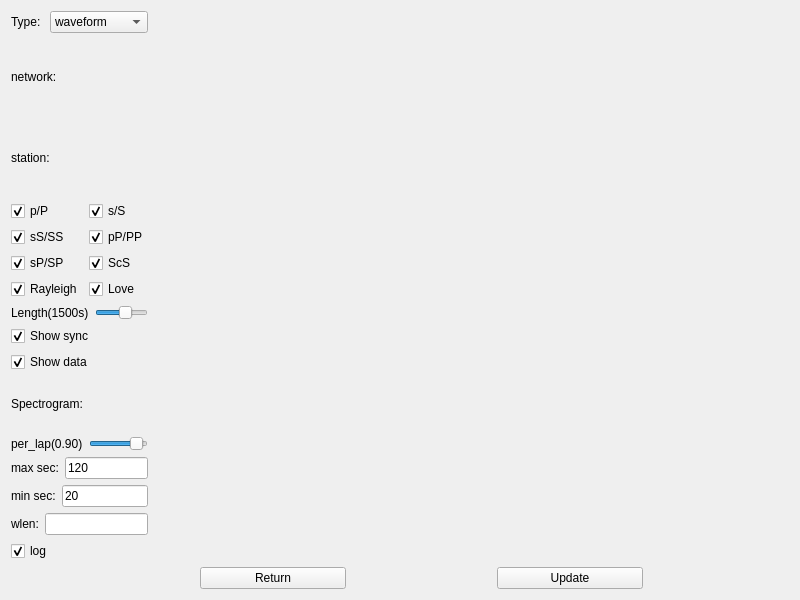
<?xml version="1.0" encoding="UTF-8"?>
<ui version="4.0">
 <class>waveforms</class>
 <widget class="QDialog" name="waveforms">
  <property name="geometry">
   <rect>
    <x>0</x>
    <y>0</y>
    <width>800</width>
    <height>600</height>
   </rect>
  </property>
  <property name="windowTitle">
   <string>Dialog</string>
  </property>
  <layout class="QGridLayout" name="gridLayout_2">
   <item row="0" column="0">
    <layout class="QVBoxLayout" name="verticalLayout_5" stretch="5,1">
     <item>
      <layout class="QHBoxLayout" name="horizontalLayout_8" stretch="1,20">
       <item>
        <layout class="QVBoxLayout" name="verticalLayout_4">
         <item>
          <layout class="QVBoxLayout" name="verticalLayout_3">
           <item>
            <layout class="QHBoxLayout" name="horizontalLayout">
             <item>
              <widget class="QLabel" name="label">
               <property name="text">
                <string>Type:</string>
               </property>
              </widget>
             </item>
             <item>
              <widget class="QComboBox" name="comboBox_type">
               <item>
                <property name="text">
                 <string>waveform</string>
                </property>
               </item>
               <item>
                <property name="text">
                 <string>spectrogram</string>
                </property>
               </item>
              </widget>
             </item>
            </layout>
           </item>
           <item>
            <layout class="QHBoxLayout" name="horizontalLayout_2" stretch="1,1">
             <item>
              <widget class="QLabel" name="label_2">
               <property name="text">
                <string>network:</string>
               </property>
              </widget>
             </item>
             <item>
              <widget class="QLabel" name="label_network">
               <property name="text">
                <string/>
               </property>
              </widget>
             </item>
            </layout>
           </item>
           <item>
            <layout class="QHBoxLayout" name="horizontalLayout_3" stretch="1,1">
             <item>
              <widget class="QLabel" name="label_4">
               <property name="text">
                <string>station:</string>
               </property>
              </widget>
             </item>
             <item>
              <widget class="QLabel" name="label_station">
               <property name="text">
                <string/>
               </property>
              </widget>
             </item>
            </layout>
           </item>
          </layout>
         </item>
         <item>
          <layout class="QGridLayout" name="gridLayout">
           <item row="0" column="0">
            <widget class="QCheckBox" name="checkBox_p">
             <property name="text">
              <string>p/P</string>
             </property>
             <property name="checked">
              <bool>true</bool>
             </property>
            </widget>
           </item>
           <item row="2" column="2">
            <widget class="QCheckBox" name="checkBox_scs">
             <property name="text">
              <string>ScS</string>
             </property>
             <property name="checked">
              <bool>true</bool>
             </property>
            </widget>
           </item>
           <item row="1" column="2">
            <widget class="QCheckBox" name="checkBox_pp">
             <property name="text">
              <string>pP/PP</string>
             </property>
             <property name="checked">
              <bool>true</bool>
             </property>
            </widget>
           </item>
           <item row="3" column="0" colspan="2">
            <widget class="QCheckBox" name="checkBox_rayleigh">
             <property name="text">
              <string>Rayleigh</string>
             </property>
             <property name="checked">
              <bool>true</bool>
             </property>
            </widget>
           </item>
           <item row="3" column="2">
            <widget class="QCheckBox" name="checkBox_love">
             <property name="text">
              <string>Love</string>
             </property>
             <property name="checked">
              <bool>true</bool>
             </property>
            </widget>
           </item>
           <item row="2" column="0" colspan="2">
            <widget class="QCheckBox" name="checkBox_sp">
             <property name="text">
              <string>sP/SP</string>
             </property>
             <property name="checked">
              <bool>true</bool>
             </property>
            </widget>
           </item>
           <item row="1" column="0" colspan="2">
            <widget class="QCheckBox" name="checkBox_ss">
             <property name="text">
              <string>sS/SS</string>
             </property>
             <property name="checked">
              <bool>true</bool>
             </property>
            </widget>
           </item>
           <item row="0" column="2">
            <widget class="QCheckBox" name="checkBox_s">
             <property name="text">
              <string>s/S</string>
             </property>
             <property name="checked">
              <bool>true</bool>
             </property>
            </widget>
           </item>
          </layout>
         </item>
         <item>
          <layout class="QVBoxLayout" name="verticalLayout_2">
           <item>
            <layout class="QHBoxLayout" name="horizontalLayout_4">
             <item>
              <widget class="QLabel" name="label_length">
               <property name="text">
                <string>Length(1500s)</string>
               </property>
              </widget>
             </item>
             <item>
              <widget class="QSlider" name="horizontalSlider_length">
               <property name="minimum">
                <number>100</number>
               </property>
               <property name="maximum">
                <number>2400</number>
               </property>
               <property name="value">
                <number>1500</number>
               </property>
               <property name="orientation">
                <enum>Qt::Horizontal</enum>
               </property>
              </widget>
             </item>
            </layout>
           </item>
           <item>
            <widget class="QCheckBox" name="checkBox_show_sync">
             <property name="text">
              <string>Show sync</string>
             </property>
             <property name="checked">
              <bool>true</bool>
             </property>
            </widget>
           </item>
           <item>
            <widget class="QCheckBox" name="checkBox_show_data">
             <property name="text">
              <string>Show data</string>
             </property>
             <property name="checked">
              <bool>true</bool>
             </property>
            </widget>
           </item>
          </layout>
         </item>
         <item>
          <layout class="QVBoxLayout" name="verticalLayout">
           <item>
            <widget class="QLabel" name="label_9">
             <property name="text">
              <string>Spectrogram:</string>
             </property>
            </widget>
           </item>
           <item>
            <layout class="QHBoxLayout" name="horizontalLayout_6">
             <item>
              <widget class="QLabel" name="label_per_lap">
               <property name="text">
                <string>per_lap(0.90)</string>
               </property>
              </widget>
             </item>
             <item>
              <widget class="QSlider" name="horizontalSlider_per_lap">
               <property name="value">
                <number>90</number>
               </property>
               <property name="orientation">
                <enum>Qt::Horizontal</enum>
               </property>
              </widget>
             </item>
            </layout>
           </item>
           <item>
            <layout class="QVBoxLayout" name="verticalLayout_6">
             <item>
              <layout class="QHBoxLayout" name="horizontalLayout_10">
               <item>
                <widget class="QLabel" name="label_3">
                 <property name="text">
                  <string>max sec:</string>
                 </property>
                </widget>
               </item>
               <item>
                <widget class="QLineEdit" name="lineEdit_max_sec">
                 <property name="text">
                  <string>120</string>
                 </property>
                </widget>
               </item>
              </layout>
             </item>
             <item>
              <layout class="QHBoxLayout" name="horizontalLayout_11">
               <item>
                <widget class="QLabel" name="label_5">
                 <property name="text">
                  <string>min sec:</string>
                 </property>
                </widget>
               </item>
               <item>
                <widget class="QLineEdit" name="lineEdit_min_sec">
                 <property name="text">
                  <string>20</string>
                 </property>
                </widget>
               </item>
              </layout>
             </item>
            </layout>
           </item>
           <item>
            <layout class="QHBoxLayout" name="horizontalLayout_5">
             <item>
              <widget class="QLabel" name="label_7">
               <property name="text">
                <string>wlen:</string>
               </property>
              </widget>
             </item>
             <item>
              <widget class="QLineEdit" name="lineEdit_wlen"/>
             </item>
            </layout>
           </item>
           <item>
            <widget class="QCheckBox" name="checkBox_log">
             <property name="text">
              <string>log</string>
             </property>
             <property name="checked">
              <bool>true</bool>
             </property>
            </widget>
           </item>
          </layout>
         </item>
        </layout>
       </item>
       <item>
        <widget class="MplWidget" name="widget_plot" native="true"/>
       </item>
      </layout>
     </item>
     <item>
      <layout class="QHBoxLayout" name="horizontalLayout_9" stretch="1,20">
       <item>
        <widget class="QWidget" name="widget_map" native="true"/>
       </item>
       <item>
        <layout class="QHBoxLayout" name="horizontalLayout_7" stretch="1,1,1,1,1">
         <item>
          <spacer name="horizontalSpacer">
           <property name="orientation">
            <enum>Qt::Horizontal</enum>
           </property>
           <property name="sizeHint" stdset="0">
            <size>
             <width>40</width>
             <height>20</height>
            </size>
           </property>
          </spacer>
         </item>
         <item>
          <widget class="QPushButton" name="pushButton_return">
           <property name="text">
            <string>Return</string>
           </property>
           <property name="autoDefault">
            <bool>false</bool>
           </property>
          </widget>
         </item>
         <item>
          <spacer name="horizontalSpacer_3">
           <property name="orientation">
            <enum>Qt::Horizontal</enum>
           </property>
           <property name="sizeHint" stdset="0">
            <size>
             <width>40</width>
             <height>20</height>
            </size>
           </property>
          </spacer>
         </item>
         <item>
          <widget class="QPushButton" name="pushButton_update">
           <property name="text">
            <string>Update</string>
           </property>
           <property name="autoDefault">
            <bool>false</bool>
           </property>
          </widget>
         </item>
         <item>
          <spacer name="horizontalSpacer_2">
           <property name="orientation">
            <enum>Qt::Horizontal</enum>
           </property>
           <property name="sizeHint" stdset="0">
            <size>
             <width>40</width>
             <height>20</height>
            </size>
           </property>
          </spacer>
         </item>
        </layout>
       </item>
      </layout>
     </item>
    </layout>
   </item>
  </layout>
 </widget>
 <customwidgets>
  <customwidget>
   <class>MplWidget</class>
   <extends>QWidget</extends>
   <header>mplwidget</header>
   <container>1</container>
  </customwidget>
 </customwidgets>
 <resources/>
 <connections/>
</ui>
